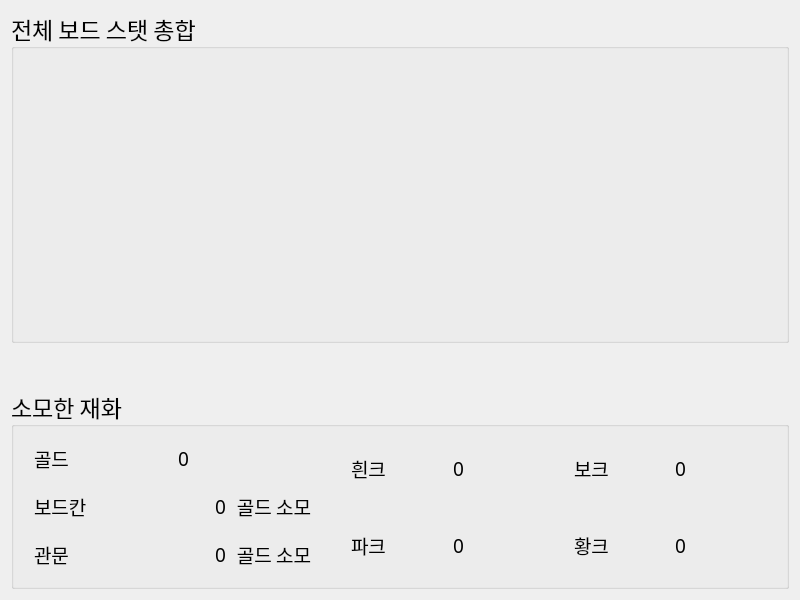
<?xml version="1.0" encoding="UTF-8"?>
<ui version="4.0">
 <class>page_crayon_abstract</class>
 <widget class="QWidget" name="page_crayon_abstract">
  <property name="geometry">
   <rect>
    <x>0</x>
    <y>0</y>
    <width>800</width>
    <height>600</height>
   </rect>
  </property>
  <property name="windowTitle">
   <string>Form</string>
  </property>
  <layout class="QVBoxLayout" name="verticalLayout">
   <item>
    <widget class="QGroupBox" name="groupBox">
     <property name="sizePolicy">
      <sizepolicy hsizetype="Preferred" vsizetype="Preferred">
       <horstretch>0</horstretch>
       <verstretch>0</verstretch>
      </sizepolicy>
     </property>
     <property name="font">
      <font>
       <family>ONE Mobile POP</family>
       <pointsize>17</pointsize>
      </font>
     </property>
     <property name="title">
      <string>전체 보드 스탯 총합</string>
     </property>
     <layout class="QHBoxLayout" name="horizontalLayout">
      <property name="spacing">
       <number>30</number>
      </property>
      <property name="leftMargin">
       <number>10</number>
      </property>
      <property name="topMargin">
       <number>10</number>
      </property>
      <property name="rightMargin">
       <number>10</number>
      </property>
      <property name="bottomMargin">
       <number>10</number>
      </property>
      <item>
       <layout class="QVBoxLayout" name="verticalLayout_2">
        <property name="spacing">
         <number>15</number>
        </property>
        <item>
         <widget class="CrayonStatContainer" name="containerHp" native="true">
          <property name="font">
           <font>
            <family>ONE Mobile POP</family>
            <pointsize>15</pointsize>
           </font>
          </property>
          <property name="autoFillBackground">
           <bool>false</bool>
          </property>
         </widget>
        </item>
        <item>
         <widget class="CrayonStatContainer" name="containerAttackPhysic" native="true">
          <property name="font">
           <font>
            <family>ONE Mobile POP</family>
            <pointsize>15</pointsize>
           </font>
          </property>
          <property name="autoFillBackground">
           <bool>false</bool>
          </property>
         </widget>
        </item>
        <item>
         <widget class="CrayonStatContainer" name="containerAttackMagic" native="true">
          <property name="font">
           <font>
            <family>ONE Mobile POP</family>
            <pointsize>15</pointsize>
           </font>
          </property>
          <property name="autoFillBackground">
           <bool>false</bool>
          </property>
         </widget>
        </item>
        <item>
         <widget class="CrayonStatContainer" name="containerDefensePhysic" native="true">
          <property name="font">
           <font>
            <family>ONE Mobile POP</family>
            <pointsize>15</pointsize>
           </font>
          </property>
          <property name="autoFillBackground">
           <bool>false</bool>
          </property>
         </widget>
        </item>
        <item>
         <widget class="CrayonStatContainer" name="containerDefenseMagic" native="true">
          <property name="font">
           <font>
            <family>ONE Mobile POP</family>
            <pointsize>15</pointsize>
           </font>
          </property>
          <property name="autoFillBackground">
           <bool>false</bool>
          </property>
         </widget>
        </item>
       </layout>
      </item>
      <item>
       <layout class="QVBoxLayout" name="verticalLayout_5">
        <property name="spacing">
         <number>15</number>
        </property>
        <item>
         <widget class="QWidget" name="containerEmpty" native="true">
          <property name="font">
           <font>
            <family>ONE Mobile POP</family>
            <pointsize>15</pointsize>
           </font>
          </property>
          <property name="autoFillBackground">
           <bool>false</bool>
          </property>
         </widget>
        </item>
        <item>
         <widget class="CrayonStatContainer" name="containerCriticalRate" native="true">
          <property name="font">
           <font>
            <family>ONE Mobile POP</family>
            <pointsize>15</pointsize>
           </font>
          </property>
          <property name="autoFillBackground">
           <bool>false</bool>
          </property>
         </widget>
        </item>
        <item>
         <widget class="CrayonStatContainer" name="containerCriticalResist" native="true">
          <property name="font">
           <font>
            <family>ONE Mobile POP</family>
            <pointsize>15</pointsize>
           </font>
          </property>
          <property name="autoFillBackground">
           <bool>false</bool>
          </property>
         </widget>
        </item>
        <item>
         <widget class="CrayonStatContainer" name="containerCriticalMult" native="true">
          <property name="font">
           <font>
            <family>ONE Mobile POP</family>
            <pointsize>15</pointsize>
           </font>
          </property>
          <property name="autoFillBackground">
           <bool>false</bool>
          </property>
         </widget>
        </item>
        <item>
         <widget class="CrayonStatContainer" name="containerCriticalMultResist" native="true">
          <property name="font">
           <font>
            <family>ONE Mobile POP</family>
            <pointsize>15</pointsize>
           </font>
          </property>
          <property name="autoFillBackground">
           <bool>false</bool>
          </property>
         </widget>
        </item>
       </layout>
      </item>
     </layout>
    </widget>
   </item>
   <item>
    <spacer name="verticalSpacer">
     <property name="orientation">
      <enum>Qt::Vertical</enum>
     </property>
     <property name="sizeType">
      <enum>QSizePolicy::Fixed</enum>
     </property>
     <property name="sizeHint" stdset="0">
      <size>
       <width>20</width>
       <height>40</height>
      </size>
     </property>
    </spacer>
   </item>
   <item>
    <widget class="QGroupBox" name="currency_widget">
     <property name="minimumSize">
      <size>
       <width>0</width>
       <height>200</height>
      </size>
     </property>
     <property name="maximumSize">
      <size>
       <width>16777215</width>
       <height>200</height>
      </size>
     </property>
     <property name="font">
      <font>
       <family>ONE Mobile POP</family>
       <pointsize>17</pointsize>
      </font>
     </property>
     <property name="title">
      <string>소모한 재화</string>
     </property>
     <layout class="QHBoxLayout" name="horizontalLayout_8">
      <property name="spacing">
       <number>40</number>
      </property>
      <property name="leftMargin">
       <number>20</number>
      </property>
      <property name="topMargin">
       <number>10</number>
      </property>
      <property name="rightMargin">
       <number>20</number>
      </property>
      <property name="bottomMargin">
       <number>10</number>
      </property>
      <item>
       <widget class="QWidget" name="widget" native="true">
        <property name="sizePolicy">
         <sizepolicy hsizetype="Preferred" vsizetype="Preferred">
          <horstretch>2</horstretch>
          <verstretch>0</verstretch>
         </sizepolicy>
        </property>
        <layout class="QVBoxLayout" name="verticalLayout_6">
         <property name="spacing">
          <number>5</number>
         </property>
         <property name="leftMargin">
          <number>0</number>
         </property>
         <property name="topMargin">
          <number>0</number>
         </property>
         <property name="rightMargin">
          <number>0</number>
         </property>
         <property name="bottomMargin">
          <number>0</number>
         </property>
         <item>
          <layout class="QHBoxLayout" name="horizontalLayout_2">
           <property name="spacing">
            <number>10</number>
           </property>
           <item>
            <widget class="QLabel" name="IconGold">
             <property name="font">
              <font>
               <family>ONE Mobile POP</family>
               <pointsize>14</pointsize>
              </font>
             </property>
             <property name="text">
              <string>골드</string>
             </property>
            </widget>
           </item>
           <item>
            <widget class="QLabel" name="ValueGold">
             <property name="font">
              <font>
               <family>ONE Mobile POP</family>
               <pointsize>14</pointsize>
              </font>
             </property>
             <property name="text">
              <string>0</string>
             </property>
             <property name="alignment">
              <set>Qt::AlignLeading|Qt::AlignLeft|Qt::AlignVCenter</set>
             </property>
            </widget>
           </item>
          </layout>
         </item>
         <item>
          <layout class="QHBoxLayout" name="horizontalLayout_9">
           <property name="spacing">
            <number>10</number>
           </property>
           <item>
            <widget class="QLabel" name="LabelCell1">
             <property name="font">
              <font>
               <family>ONE Mobile POP</family>
               <pointsize>14</pointsize>
              </font>
             </property>
             <property name="text">
              <string>보드칸</string>
             </property>
             <property name="alignment">
              <set>Qt::AlignLeading|Qt::AlignLeft|Qt::AlignVCenter</set>
             </property>
            </widget>
           </item>
           <item>
            <widget class="QLabel" name="ValueCellGold">
             <property name="font">
              <font>
               <family>ONE Mobile POP</family>
               <pointsize>14</pointsize>
              </font>
             </property>
             <property name="text">
              <string>0</string>
             </property>
             <property name="alignment">
              <set>Qt::AlignRight|Qt::AlignTrailing|Qt::AlignVCenter</set>
             </property>
            </widget>
           </item>
           <item>
            <widget class="QLabel" name="LabelCell2">
             <property name="sizePolicy">
              <sizepolicy hsizetype="Fixed" vsizetype="Preferred">
               <horstretch>0</horstretch>
               <verstretch>0</verstretch>
              </sizepolicy>
             </property>
             <property name="font">
              <font>
               <family>ONE Mobile POP</family>
               <pointsize>14</pointsize>
              </font>
             </property>
             <property name="text">
              <string>골드 소모</string>
             </property>
             <property name="alignment">
              <set>Qt::AlignRight|Qt::AlignTrailing|Qt::AlignVCenter</set>
             </property>
            </widget>
           </item>
          </layout>
         </item>
         <item>
          <layout class="QHBoxLayout" name="horizontalLayout_7">
           <property name="spacing">
            <number>10</number>
           </property>
           <item>
            <widget class="QLabel" name="LabelGateway1">
             <property name="font">
              <font>
               <family>ONE Mobile POP</family>
               <pointsize>14</pointsize>
              </font>
             </property>
             <property name="text">
              <string>관문</string>
             </property>
             <property name="alignment">
              <set>Qt::AlignLeading|Qt::AlignLeft|Qt::AlignVCenter</set>
             </property>
            </widget>
           </item>
           <item>
            <widget class="QLabel" name="ValueGatewayGold">
             <property name="font">
              <font>
               <family>ONE Mobile POP</family>
               <pointsize>14</pointsize>
              </font>
             </property>
             <property name="text">
              <string>0</string>
             </property>
             <property name="alignment">
              <set>Qt::AlignRight|Qt::AlignTrailing|Qt::AlignVCenter</set>
             </property>
            </widget>
           </item>
           <item>
            <widget class="QLabel" name="LabelGateway2">
             <property name="sizePolicy">
              <sizepolicy hsizetype="Fixed" vsizetype="Preferred">
               <horstretch>0</horstretch>
               <verstretch>0</verstretch>
              </sizepolicy>
             </property>
             <property name="font">
              <font>
               <family>ONE Mobile POP</family>
               <pointsize>14</pointsize>
              </font>
             </property>
             <property name="text">
              <string>골드 소모</string>
             </property>
             <property name="alignment">
              <set>Qt::AlignRight|Qt::AlignTrailing|Qt::AlignVCenter</set>
             </property>
            </widget>
           </item>
          </layout>
         </item>
        </layout>
       </widget>
      </item>
      <item>
       <widget class="QWidget" name="widget_2" native="true">
        <property name="sizePolicy">
         <sizepolicy hsizetype="Preferred" vsizetype="Preferred">
          <horstretch>3</horstretch>
          <verstretch>0</verstretch>
         </sizepolicy>
        </property>
        <layout class="QGridLayout" name="gridLayout_2">
         <property name="leftMargin">
          <number>0</number>
         </property>
         <property name="topMargin">
          <number>0</number>
         </property>
         <property name="rightMargin">
          <number>0</number>
         </property>
         <property name="bottomMargin">
          <number>0</number>
         </property>
         <property name="horizontalSpacing">
          <number>30</number>
         </property>
         <property name="verticalSpacing">
          <number>15</number>
         </property>
         <item row="0" column="0">
          <layout class="QHBoxLayout" name="CurrencyLayout_2">
           <property name="spacing">
            <number>10</number>
           </property>
           <item>
            <widget class="QLabel" name="IconCrayon1">
             <property name="font">
              <font>
               <family>ONE Mobile POP</family>
               <pointsize>14</pointsize>
              </font>
             </property>
             <property name="text">
              <string>흰크</string>
             </property>
            </widget>
           </item>
           <item>
            <widget class="QLabel" name="ValueCrayon1">
             <property name="font">
              <font>
               <family>ONE Mobile POP</family>
               <pointsize>14</pointsize>
              </font>
             </property>
             <property name="text">
              <string>0</string>
             </property>
             <property name="alignment">
              <set>Qt::AlignLeading|Qt::AlignLeft|Qt::AlignVCenter</set>
             </property>
            </widget>
           </item>
          </layout>
         </item>
         <item row="0" column="1">
          <layout class="QHBoxLayout" name="CurrencyLayout_4">
           <property name="spacing">
            <number>10</number>
           </property>
           <item>
            <widget class="QLabel" name="IconCrayon3">
             <property name="font">
              <font>
               <family>ONE Mobile POP</family>
               <pointsize>14</pointsize>
              </font>
             </property>
             <property name="text">
              <string>보크</string>
             </property>
            </widget>
           </item>
           <item>
            <widget class="QLabel" name="ValueCrayon3">
             <property name="font">
              <font>
               <family>ONE Mobile POP</family>
               <pointsize>14</pointsize>
              </font>
             </property>
             <property name="text">
              <string>0</string>
             </property>
             <property name="alignment">
              <set>Qt::AlignLeading|Qt::AlignLeft|Qt::AlignVCenter</set>
             </property>
            </widget>
           </item>
          </layout>
         </item>
         <item row="1" column="0">
          <layout class="QHBoxLayout" name="CurrencyLayout_3">
           <property name="spacing">
            <number>10</number>
           </property>
           <item>
            <widget class="QLabel" name="IconCrayon2">
             <property name="font">
              <font>
               <family>ONE Mobile POP</family>
               <pointsize>14</pointsize>
              </font>
             </property>
             <property name="text">
              <string>파크</string>
             </property>
            </widget>
           </item>
           <item>
            <widget class="QLabel" name="ValueCrayon2">
             <property name="font">
              <font>
               <family>ONE Mobile POP</family>
               <pointsize>14</pointsize>
              </font>
             </property>
             <property name="text">
              <string>0</string>
             </property>
             <property name="alignment">
              <set>Qt::AlignLeading|Qt::AlignLeft|Qt::AlignVCenter</set>
             </property>
            </widget>
           </item>
          </layout>
         </item>
         <item row="1" column="1">
          <layout class="QHBoxLayout" name="CurrencyLayout_5">
           <property name="spacing">
            <number>10</number>
           </property>
           <item>
            <widget class="QLabel" name="IconCrayon4">
             <property name="font">
              <font>
               <family>ONE Mobile POP</family>
               <pointsize>14</pointsize>
              </font>
             </property>
             <property name="text">
              <string>황크</string>
             </property>
            </widget>
           </item>
           <item>
            <widget class="QLabel" name="ValueCrayon4">
             <property name="font">
              <font>
               <family>ONE Mobile POP</family>
               <pointsize>14</pointsize>
              </font>
             </property>
             <property name="text">
              <string>0</string>
             </property>
             <property name="alignment">
              <set>Qt::AlignLeading|Qt::AlignLeft|Qt::AlignVCenter</set>
             </property>
            </widget>
           </item>
          </layout>
         </item>
        </layout>
       </widget>
      </item>
     </layout>
    </widget>
   </item>
  </layout>
 </widget>
 <customwidgets>
  <customwidget>
   <class>CrayonStatContainer</class>
   <extends>QWidget</extends>
   <header>widgets/wrapper/misc.h</header>
   <container>1</container>
  </customwidget>
 </customwidgets>
 <resources/>
 <connections/>
</ui>
